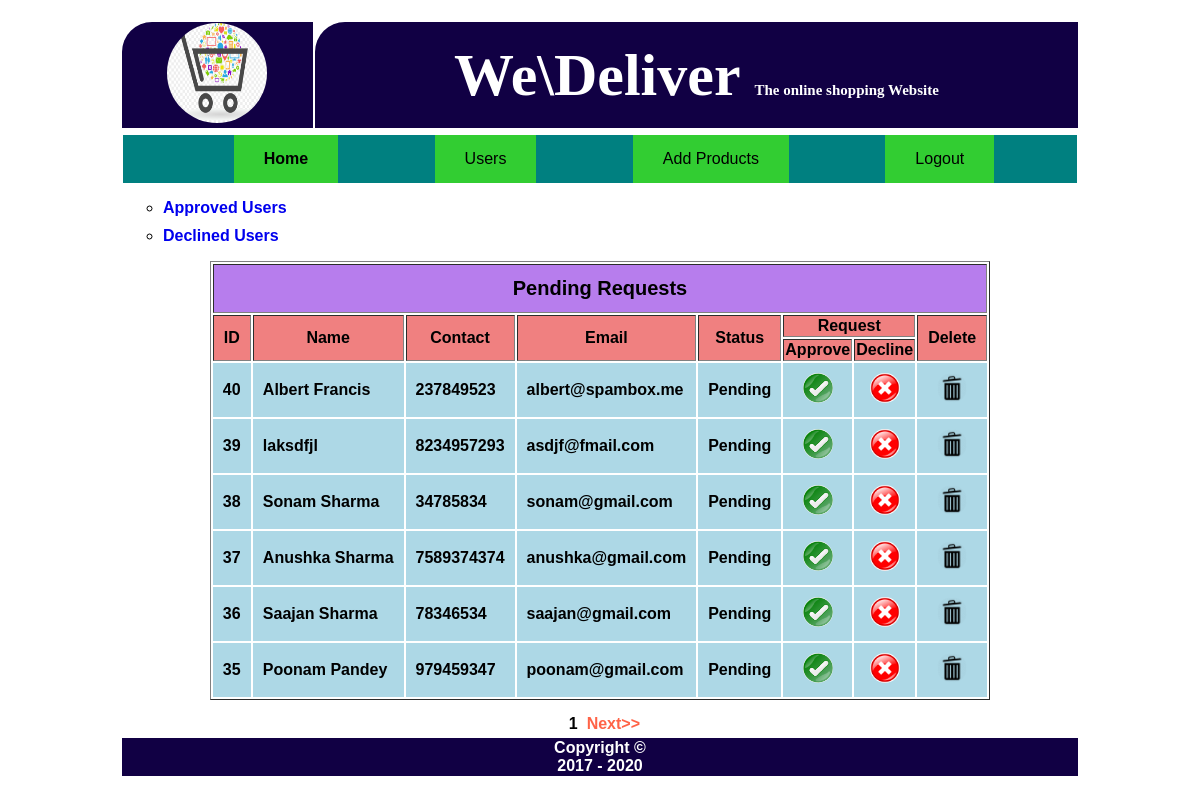
The page /showpndng/ on the database its author committed.
### weDeliver/models.py (models this page shows)
class User(models.Model):
    name = models.CharField(max_length=100)
    number = models.IntegerField(unique=True)
    email = models.EmailField(unique=True)
    password = models.CharField(max_length=50)
    status = models.CharField(max_length=30)

### weDeliver/views.py (the view)
# urls.py: path('showpndng/',views.showpndng,name='showpndg'),
def showpndng(request):
    var = User.objects.filter(status__in=['Pending']).order_by('-id')
    res = Paginator(var,6)
    pn = request.GET.get('page',1)
    page = res.page(pn)
    return render(request,'pending.html',{'pages':page})

### templates/pending.html (shortened to what this page needs)
{% extends 'base.html' %}
{% load static %}
{% block body %}
    {% include 'adm_menu.html' %}
    <header style="text-align: left">
        <ul type="circle">
            <li style="margin-bottom: 10px"><a href="{% url 'showapprd' %}">Approved Users</a></li>
            <li><a href="{% url 'showdclnd' %}">Declined Users</a></li>
        </ul>
    </header>
    <table align="center" border="1" style="margin-top: 15px;margin-bottom: 15px">
            <tr>
                <th colspan="8" style="padding: 12px;font-size: 20px;background-color: rgba(138,43,226,0.61)">Pending Requests</th>
            </tr>
            <tr>
                <th class="gap1" rowspan="2">ID</th>
                <th class="gap1" rowspan="2">Name</th>
                <th class="gap1" rowspan="2">Contact</th>
                <th class="gap1" rowspan="2">Email</th>
                <th class="gap1" rowspan="2">Status</th>
                <th style="background-color: lightcoral" colspan="2">Request</th>
                <th class="gap1" rowspan="2">Delete</th>
            </tr>
            <tr>
                <th style="background-color: lightcoral">Approve</th>
                <th style="background-color: lightcoral">Decline</th>
            </tr>
            {% for x in pages %}
                <tr>
                    <th class="gap">{{ x.id }}</th>
                    <th class="gap">{{ x.name }}</th>
                    <th class="gap">{{ x.number }}</th>
                    <th class="gap">{{ x.email }}</th>
                    <th class="gap">{{ x.status }}</th>
                    <th style="padding: 10px;border: none;background-color: lightblue;">
                        <a href="{% url 'approve' %}?id={{ x.id }}"><img src="{% static 'images/approve.png' %}" style="border-radius: 20px" height="30" width="30"></a>
                    </th>
                    <th style="padding: 10px;border: none;background-color: lightblue;">
                        <a href="{% url 'declineuser' %}?id={{ x.id }}"><img src="{% static 'images/decl.png' %}" style="border-radius: 20px" height="30" width="30"></a>
                    </th>
                    <th style="padding: 10px;border: none;background-color: lightblue;">
                        <a href="{% url 'delpdnguser' %}?id={{ x.id }}"><img src="{% static 'images/delet.png' %}" style="border-radius: 20px" height="30" width="30"></a>
                    </th>
                </tr>
            {% endfor %}
    </table>
    {{ pages.number }}&nbsp;
    {% if pages.has_next %}
        <a class="page" href="{% url 'showpndg' %}?page={{ pages.next_page_number }}">Next>></a>
    {% endif %}
{% endblock %}

### templates/pending.html (style rules this page uses)
.page { text-decoration: none; color: tomato; }
.gap { padding: 10px; text-align: left; border: none; background-color: lightblue; }
.gap1 { padding: 10px; background-color: lightcoral; }
header a { text-decoration: none; }

### templates/adm_menu.html (style rules this page uses)
body { margin: 0; font-family: Verdana, Geneva, Tahoma, sans-serif; }

### rows shown on the page
User: id "40", name "Albert Francis", number "237849523", email "albert@spambox.me", status "Pending"
User: id "39", name "laksdfjl", number "8234957293", email "asdjf@fmail.com", status "Pending"
User: id "38", name "Sonam Sharma", number "34785834", email "sonam@gmail.com", status "Pending"
User: id "37", name "Anushka Sharma", number "7589374374", email "anushka@gmail.com", status "Pending"
User: id "36", name "Saajan Sharma", number "78346534", email "saajan@gmail.com", status "Pending"
User: id "35", name "Poonam Pandey", number "979459347", email "poonam@gmail.com", status "Pending"

### other values the page prints
{{ pages.number }} "1"
